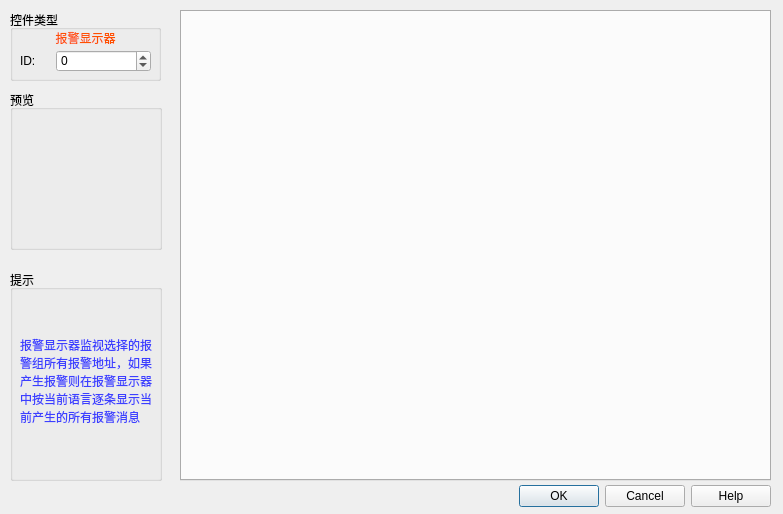
<?xml version="1.0" encoding="UTF-8"?>
<ui version="4.0">
 <class>AlarmListDlg</class>
 <widget class="QDialog" name="AlarmListDlg">
  <property name="geometry">
   <rect>
    <x>0</x>
    <y>0</y>
    <width>783</width>
    <height>514</height>
   </rect>
  </property>
  <property name="windowTitle">
   <string>Dialog</string>
  </property>
  <widget class="QDialogButtonBox" name="buttonBox">
   <property name="geometry">
    <rect>
     <x>430</x>
     <y>480</y>
     <width>341</width>
     <height>32</height>
    </rect>
   </property>
   <property name="orientation">
    <enum>Qt::Horizontal</enum>
   </property>
   <property name="standardButtons">
    <set>QDialogButtonBox::Cancel|QDialogButtonBox::Help|QDialogButtonBox::Ok</set>
   </property>
  </widget>
  <widget class="QGroupBox" name="groupBox_tips">
   <property name="geometry">
    <rect>
     <x>10</x>
     <y>270</y>
     <width>152</width>
     <height>211</height>
    </rect>
   </property>
   <property name="title">
    <string>提示</string>
   </property>
   <widget class="QLabel" name="label">
    <property name="geometry">
     <rect>
      <x>10</x>
      <y>20</y>
      <width>141</width>
      <height>181</height>
     </rect>
    </property>
    <property name="styleSheet">
     <string notr="true">color: rgb(60, 63, 255);</string>
    </property>
    <property name="text">
     <string>报警显示器监视选择的报警组所有报警地址，如果产生报警则在报警显示器中按当前语言逐条显示当前产生的所有报警消息</string>
    </property>
    <property name="wordWrap">
     <bool>true</bool>
    </property>
   </widget>
  </widget>
  <widget class="QGroupBox" name="groupBox_preview">
   <property name="geometry">
    <rect>
     <x>10</x>
     <y>90</y>
     <width>152</width>
     <height>160</height>
    </rect>
   </property>
   <property name="title">
    <string>预览</string>
   </property>
   <widget class="QGraphicsView" name="View">
    <property name="geometry">
     <rect>
      <x>11</x>
      <y>18</y>
      <width>131</width>
      <height>131</height>
     </rect>
    </property>
    <property name="styleSheet">
     <string notr="true">background-color: rgba(255, 255, 255, 0);</string>
    </property>
   </widget>
  </widget>
  <widget class="QGroupBox" name="groupBox_btntype">
   <property name="geometry">
    <rect>
     <x>10</x>
     <y>10</y>
     <width>151</width>
     <height>71</height>
    </rect>
   </property>
   <property name="title">
    <string>控件类型</string>
   </property>
   <widget class="QLabel" name="label_type">
    <property name="geometry">
     <rect>
      <x>20</x>
      <y>20</y>
      <width>111</width>
      <height>16</height>
     </rect>
    </property>
    <property name="styleSheet">
     <string notr="true">color: rgb(255, 80, 0);</string>
    </property>
    <property name="text">
     <string>报警显示器</string>
    </property>
    <property name="alignment">
     <set>Qt::AlignCenter</set>
    </property>
   </widget>
   <widget class="QWidget" name="layoutWidget">
    <property name="geometry">
     <rect>
      <x>10</x>
      <y>40</y>
      <width>131</width>
      <height>22</height>
     </rect>
    </property>
    <layout class="QHBoxLayout" name="horizontalLayout">
     <item>
      <widget class="QLabel" name="label_3">
       <property name="maximumSize">
        <size>
         <width>30</width>
         <height>16777215</height>
        </size>
       </property>
       <property name="text">
        <string>ID:</string>
       </property>
      </widget>
     </item>
     <item>
      <widget class="QSpinBox" name="spinBox">
       <property name="minimum">
        <number>-1</number>
       </property>
       <property name="maximum">
        <number>100000</number>
       </property>
      </widget>
     </item>
    </layout>
   </widget>
  </widget>
  <widget class="QTabWidget" name="tabWidget">
   <property name="geometry">
    <rect>
     <x>180</x>
     <y>10</y>
     <width>591</width>
     <height>471</height>
    </rect>
   </property>
   <property name="sizePolicy">
    <sizepolicy hsizetype="Fixed" vsizetype="Fixed">
     <horstretch>0</horstretch>
     <verstretch>0</verstretch>
    </sizepolicy>
   </property>
   <property name="currentIndex">
    <number>-1</number>
   </property>
  </widget>
 </widget>
 <resources/>
 <connections>
  <connection>
   <sender>buttonBox</sender>
   <signal>accepted()</signal>
   <receiver>AlarmListDlg</receiver>
   <slot>accept()</slot>
   <hints>
    <hint type="sourcelabel">
     <x>248</x>
     <y>254</y>
    </hint>
    <hint type="destinationlabel">
     <x>157</x>
     <y>274</y>
    </hint>
   </hints>
  </connection>
  <connection>
   <sender>buttonBox</sender>
   <signal>rejected()</signal>
   <receiver>AlarmListDlg</receiver>
   <slot>reject()</slot>
   <hints>
    <hint type="sourcelabel">
     <x>316</x>
     <y>260</y>
    </hint>
    <hint type="destinationlabel">
     <x>286</x>
     <y>274</y>
    </hint>
   </hints>
  </connection>
 </connections>
</ui>
